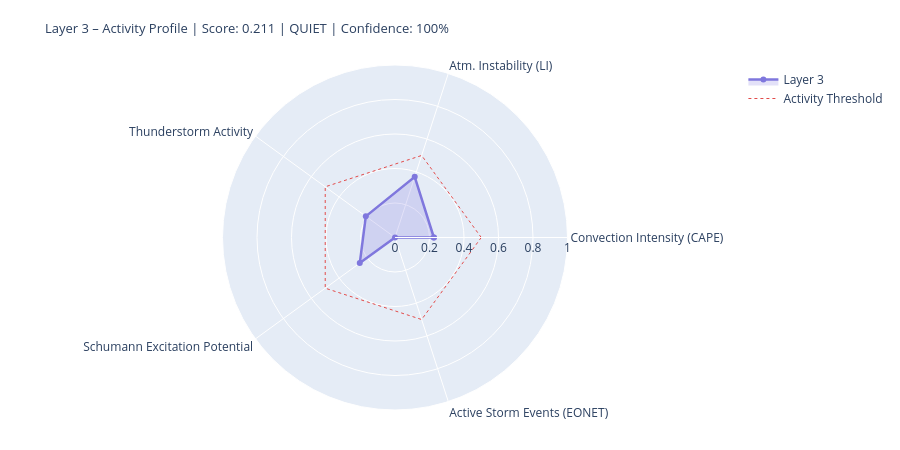

The code cell stored with this chart in its notebook:
### Markdown cell above
---
## 4. State Assessment & Handoff to Layer 4/5

### Code cell
# ============================================================
# LAYER-3-SCORE
# Five dynamic components
# ============================================================

def norm(v, lo, hi):
    if v is None or (isinstance(v, float) and math.isnan(v)): return None
    return round(max(0.0, min(1.0, (v - lo) / (hi - lo))), 4)

# --- 1) Convection intensity (global CAPE mean) ---
cape_mean = df_atm['cape'].dropna().mean() if not df_atm.empty else None
conv_score = norm(cape_mean, 0, 3000)
conv_src   = 'primary' if cape_mean is not None else 'missing'

# --- 2) Atmospheric instability (LI mean) ---
li_mean   = df_atm['li'].dropna().mean() if not df_atm.empty else None
# Negative LI = unstable → higher score
instab_score = norm(-li_mean if li_mean is not None else None, -6, 6)
instab_src   = 'primary' if li_mean is not None else 'missing'

# --- 3) Thunderstorm activity (mean thunder score + WMO count) ---
thunder_mean = df_atm['thunder_score'].mean() if not df_atm.empty else None
n_thunder    = int(df_atm['thunderstorm'].sum()) if not df_atm.empty else 0
thunder_score_val = norm(
    (thunder_mean or 0) * 0.7 + n_thunder * 0.1, 0, 1.0
) if thunder_mean is not None else None
thunder_src = 'primary'

# --- 4) Schumann excitation potential (weighted Schumann contribution) ---
schumann_pot = df_atm['schumann_contribution'].mean() if not df_atm.empty else None
# Boosted by Layer-2 thunderstorm trigger
if schumann_pot is not None and l2_thunder:
    schumann_pot = min(1.0, schumann_pot * 1.2)
schumann_score = norm(schumann_pot, 0, 1.0) if schumann_pot is not None else None
schumann_src   = 'derived'

# --- 5) Storm activity (NASA EONET) ---
# Distinction: None = data not loaded, 0.0 = loaded but no events
storm_score = None
storm_src   = 'missing'
if raw.get('storms') is not None:          # API reached successfully
    storm_score = norm(len(storm_events), 0, 30) if storm_events else 0.0
    storm_src   = 'primary'

# X-Ray and Kp: context only, not in dynamic score
# (X-Ray = Layer-0/4 driver; Kp = geomagnetic index, not a lightning proxy)
xray_context = None
if raw.get('xray'):
    df_xc = pd.DataFrame(raw['xray'])
    fc = next((c for c in df_xc.columns
               if any(k in c.lower() for k in ['flux','long']) and 'time' not in c.lower()),
              df_xc.columns[1])
    df_xc[fc] = pd.to_numeric(df_xc[fc], errors='coerce')
    xray_last = df_xc[fc].dropna().iloc[-1] if not df_xc[fc].dropna().empty else None
    if xray_last:
        xray_class = ('X' if xray_last>=1e-4 else 'M' if xray_last>=1e-5
                      else 'C' if xray_last>=1e-6 else 'B')
        xray_context = {'flux': float(xray_last), 'class': xray_class}
        print(f'X-Ray context: {xray_class}-class ({xray_last:.2e} W/m²)')

# --- Aggregate ---
COMPONENTS = {
    'Convection Intensity (CAPE)':  {'score': conv_score,       'source': conv_src,    'dynamic': True},
    'Atm. Instability (LI)':         {'score': instab_score,     'source': instab_src,  'dynamic': True},
    'Thunderstorm Activity':              {'score': thunder_score_val, 'source': thunder_src, 'dynamic': True},
    'Schumann Excitation Potential':   {'score': schumann_score,   'source': schumann_src,'dynamic': True},
    'Active Storm Events (EONET)': {'score': storm_score,      'source': storm_src,   'dynamic': True},
}

available   = {k: v['score'] for k, v in COMPONENTS.items() if v['score'] is not None}
unavailable = [k for k, v in COMPONENTS.items() if v['score'] is None]
layer3_score = round(sum(available.values()) / len(available), 4) if available else None
confidence   = round(len(available) / len(COMPONENTS), 2)
level = ('unknown' if layer3_score is None
         else 'quiet'   if layer3_score < 0.3
         else 'moderate' if layer3_score < 0.6
         else 'active')
dominant_l3 = max(available, key=available.get) if available else 'none'

# --- Ausgabe ---
W = 68
print('=' * W)
print('LAYER 3 – ATMOSPHERE / WEATHER / THUNDERSTORMS – STATE ASSESSMENT')
print('=' * W)
for name, comp in COMPONENTS.items():
    s = comp['score']
    if s is not None:
        bar = '█' * int(s * 20) + '░' * (20 - int(s * 20))
        print(f'  {name:<36} {bar}  {s:.3f}  [{comp["source"]}]')
    else:
        print(f'  {name:<36} {"─" * 20}  n/a   [missing]')
print('-' * W)
print(f'  Score:        {layer3_score:.3f}  ({len(available)}/{len(COMPONENTS)} components)')
print(f'  Confidence:   {confidence:.0%}')
print(f'  Level:        {level.upper()}')
print(f'  Dominant:     {dominant_l3}')
print(f'  CAPE mean:    {cape_mean:.0f} J/kg' if cape_mean else '  CAPE mean:    n/a')
print(f'  LI mean:      {li_mean:.1f} K' if li_mean is not None else '  LI mean:      n/a')
print(f'  Thunderstorms:{n_thunder} points (WMO)  +  {len(storm_events)} NASA EONET')
print('=' * W)

# Radar
cats   = list(available.keys())
vals_r = list(available.values())
if len(cats) >= 3:
    fig = go.Figure()
    fig.add_trace(go.Scatterpolar(
        r=vals_r + [vals_r[0]], theta=cats + [cats[0]],
        fill='toself', fillcolor='rgba(127,119,221,0.22)',
        line=dict(color='#7F77DD', width=2.5), name='Layer 3'
    ))
    fig.add_trace(go.Scatterpolar(
        r=[0.5] * (len(cats)+1), theta=cats + [cats[0]],
        line=dict(color='#E24B4A', dash='dot', width=1),
        mode='lines', name='Activity Threshold'
    ))
    fig.update_layout(
        title=dict(
            text=f'Layer 3 – Activity Profile | Score: {layer3_score:.3f} | {level.upper()} | Confidence: {confidence:.0%}',
            font=dict(size=13)
        ),
        polar=dict(radialaxis=dict(visible=True, range=[0, 1])),
        height=450, showlegend=True,
        margin=dict(l=60, r=60, t=65, b=40)
    )
    fig.show()

### Figure 1 — Plotly figure (JSON) as saved in the notebook; plotly's stock layout.template omitted (floating-point values rounded to 4 significant figures)
{"data": [{"fill": "toself", "fillcolor": "rgba(127,119,221,0.22)", "line": {"color": "#7F77DD", "width": 2.5}, "name": "Layer 3", "r": [0.2253, 0.37, 0.2092, 0.2524, 0.0, 0.2253], "theta": ["Convection Intensity (CAPE)", "Atm. Instability (LI)", "Thunderstorm Activity", "Schumann Excitation Potential", "Active Storm Events (EONET)", "Convection Intensity (CAPE)"], "type": "scatterpolar"}, {"line": {"color": "#E24B4A", "dash": "dot", "width": 1}, "mode": "lines", "name": "Activity Threshold", "r": [0.5, 0.5, 0.5, 0.5, 0.5, 0.5], "theta": ["Convection Intensity (CAPE)", "Atm. Instability (LI)", "Thunderstorm Activity", "Schumann Excitation Potential", "Active Storm Events (EONET)", "Convection Intensity (CAPE)"], "type": "scatterpolar"}], "layout": {"height": 450, "margin": {"b": 40, "l": 60, "r": 60, "t": 65}, "polar": {"radialaxis": {"range": [0, 1], "visible": true}}, "showlegend": true, "title": {"font": {"size": 13}, "text": "Layer 3 – Activity Profile | Score: 0.211 | QUIET | Confidence: 100%"}}}
